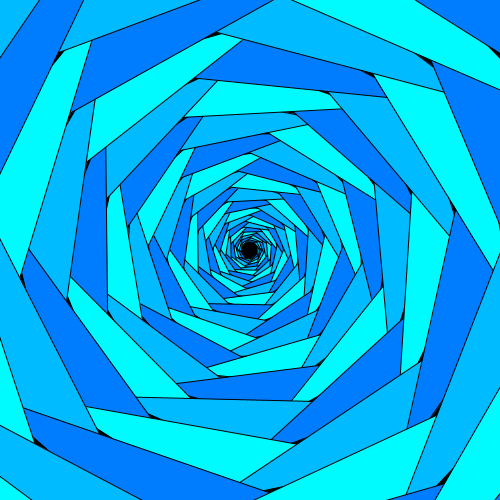
Frame 1 (no input)
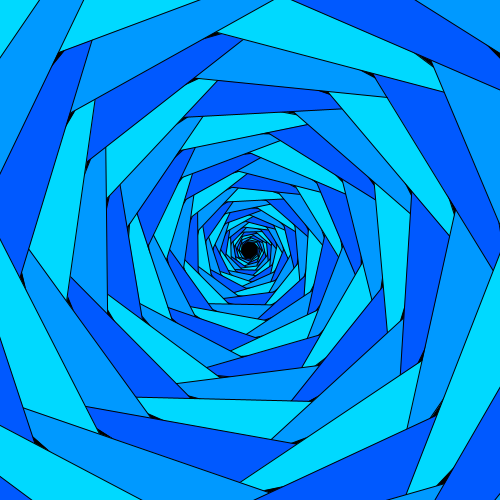
Frame 60 (the mouse pressed at the canvas centre just before this capture)
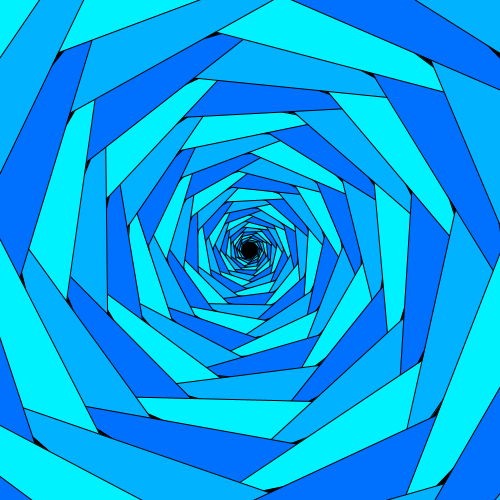
Frame 120 (the mouse held since frame 60 and released just before this capture)

The Processing sketch that drew these frames (run headless with seeded random() and noise(); from frame 60 on, the mouse is pressed at the canvas centre):

// Processing sketch: radioactiveTunnel2
// ── radioactiveTunnel2.pde
float distance = 1;
float angle = 0;
float phase = 0;
float phase2 = 0;

void setup() {
  size(500, 500);
  colorMode(HSB);
}

void draw() {
  pushMatrix();
  background(255, 0, 0);
  distance = 10;
  translate(width / 2.0, height / 2.0);
  float x = 0;
  float y = 0;
  float thisAngle = angle;
  thisAngle = 0;
  beginShape(TRIANGLE_STRIP);
  float thisPhase = phase;
  while (distance <= 500) {
    fill(thisPhase * 32 + 128, 255, 255);
    thisPhase += 1 / 3.0;
    if (thisPhase >= 1.0) {
      thisPhase -= 1.0;
    }
    x = distance * sin(thisAngle);
    y = distance * cos(thisAngle);
    distance *= 1.025;
    thisAngle += PI / 4.1;
    vertex(x, y);
  }
  endShape();
  int nFrames = 32;
  phase += 1 / float(nFrames);
  if (phase >= 1.0) {
    phase -= 1.0;
  }

  angle -= PI / 128.0;

  if (angle < 0) {
    angle += TWO_PI;
  }
  popMatrix();

  phase2 += 1 / 4096.0;
  if (phase2 >= 1.0) {
    phase2 -= 1.0;
  }
};
